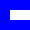

Generate this figure with Python:
# A14
# CUNY Logo

import matplotlib.pyplot as plt
import numpy as np

logoImg = np.ones((30,30,3))

logoImg[:10,:,0:2] = 0
logoImg[10:20,0:10,0:2] = 0
logoImg[20:,:,0:2] = 0
plt.imshow(logoImg)
plt.show()
plt.imsave("logo.png", logoImg)
